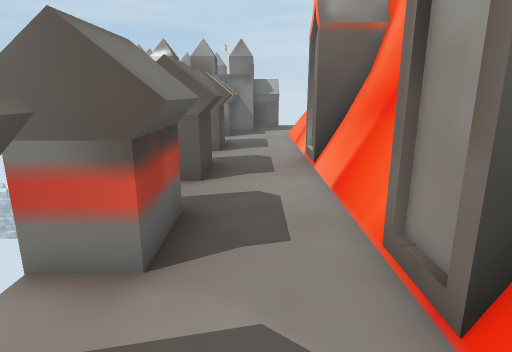
[1] (above)

14 first-person views from a walk through a 3-D level made in the Unity game engine. The camera is 1.2 m above the floor, tilts 14° down and sees 75° across. The floor is counted in squares, 0.5 m on a side. Each view is taken from the middle of a square. On the plan, view 1 faces up. The plan holds only what a view shows up to about 20 squares ahead; the rest is blank. The place goes on beyond the plan. Some animated figures are left out. Some surface patterns are stand-ins.

[2]
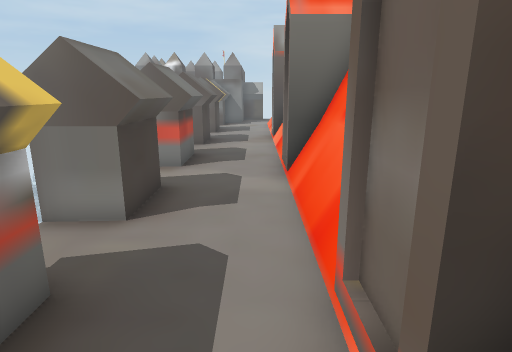

[3]
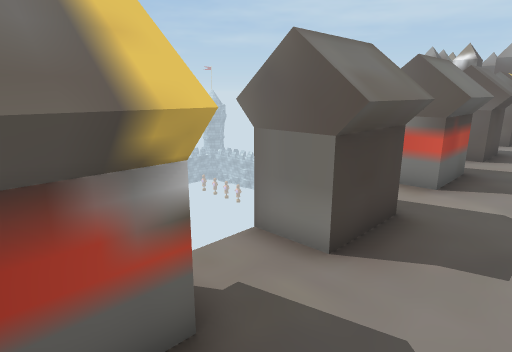

[4]
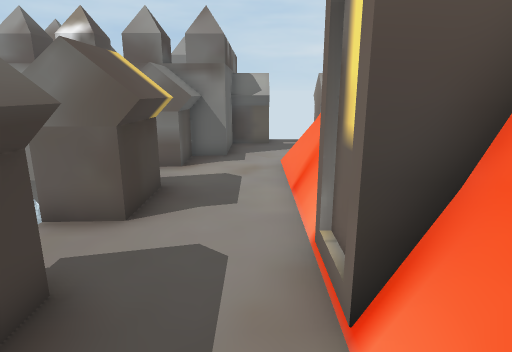

[5]
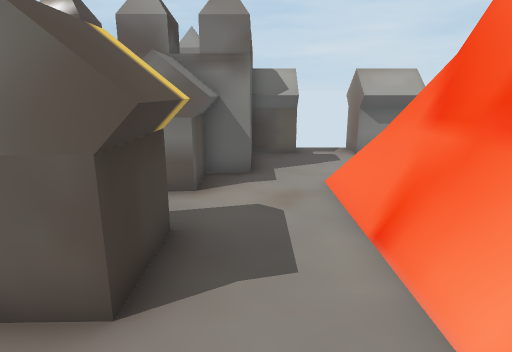

[6]
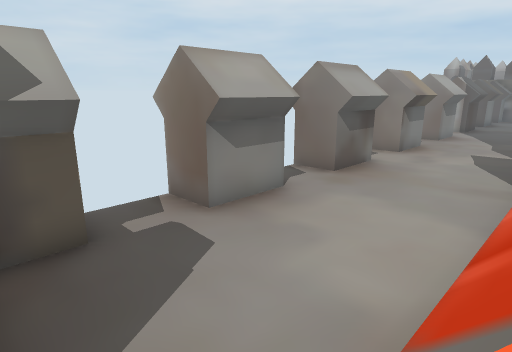

[7]
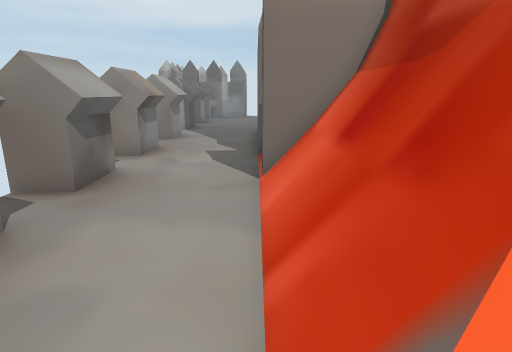

[8]
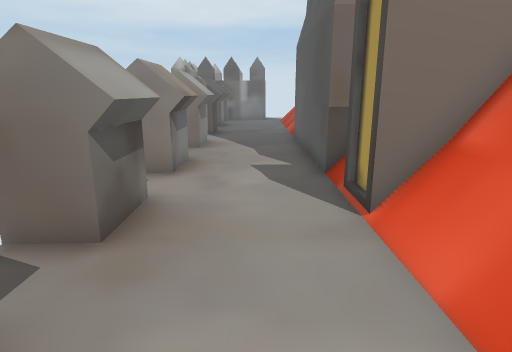

[9]
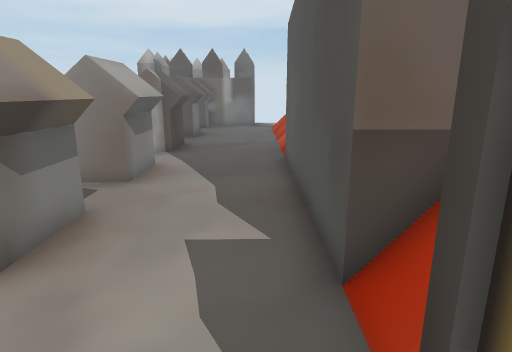

[10]
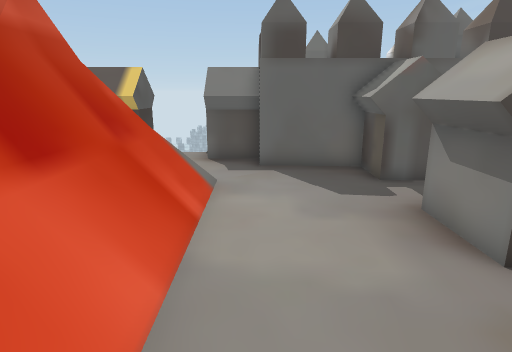

[11]
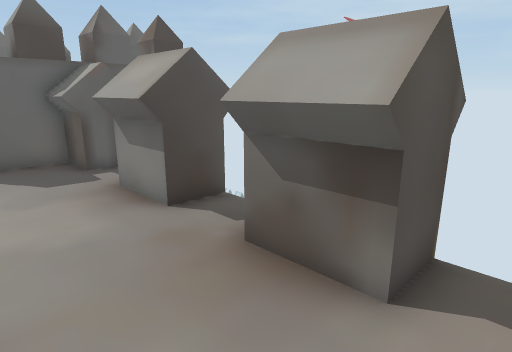

[12]
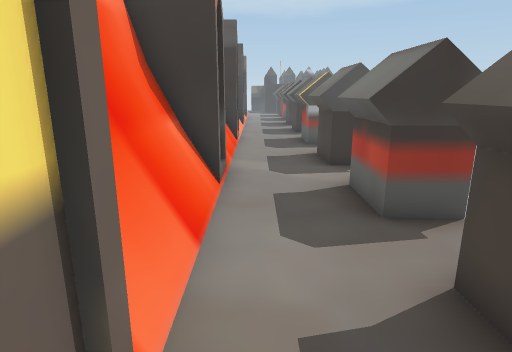

[13]
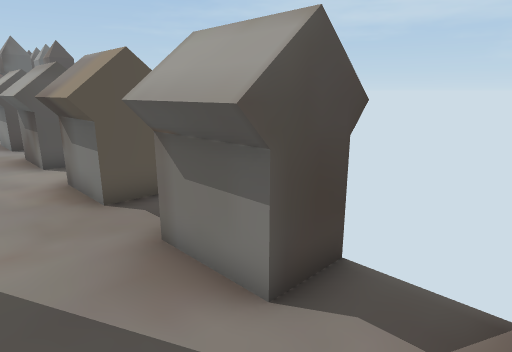

[14]
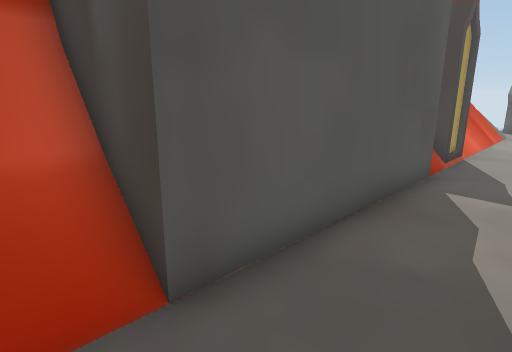

### Floor plan
Key: @ floor where view 1 was taken; # wall or solid block; . floor; = window, fence, low wall or low ledge; ^ raised ledge; v drop or lower ground.
Columns run from 4 left of view 1 to 24 right of it. Each row starts with its distance up from view 1.
 27                ^         ^
 26       # ^ ^. ^ ^. ^ ^. ^ ^. ^
 25     ###.^^^..^^^..^^^..^^^..^
 24     ^^...^^...^^...^^...^^...
 23     ^........................
 22     #........................
 21  ####........................
 20   #^..........############# .
 19  ^#...#=======#           #==
 18  v....#########           ###
 17  v....##
 16  ^^^..#
 15   ^^..#
 14  ^^...#
 13  v....#
 12   ....#
 11   ^^..#
 10   ^^..#
  9  ^^...#
  8  v....#
  7  v....#
  6  ^^^..#
  5   ^^..#
  4  ^^...#
  3  v....#
  2  ^^...#
  1   ^^..#
  0 ^ ^^@.#
 -1 v^^...#
 -2  v....#
 -3  ^^...#
 -4   ^^..#
 -5   ^^..#
 -6   ^...
 -7    ...

Positions as (right, up) in squares from view 1, and headings:
1: (0, 0), facing up
2: (1, -7), facing up
3: (1, -5), facing up-left
4: (1, 8), facing up
5: (0, 11), facing up
6: (0, 19), facing up-right
7: (1, 20), facing right
8: (4, 22), facing right
9: (10, 21), facing right
10: (11, 21), facing left
11: (13, 21), facing up-left
12: (1, 13), facing down
13: (24, 22), facing up-left
14: (24, 23), facing down-left
